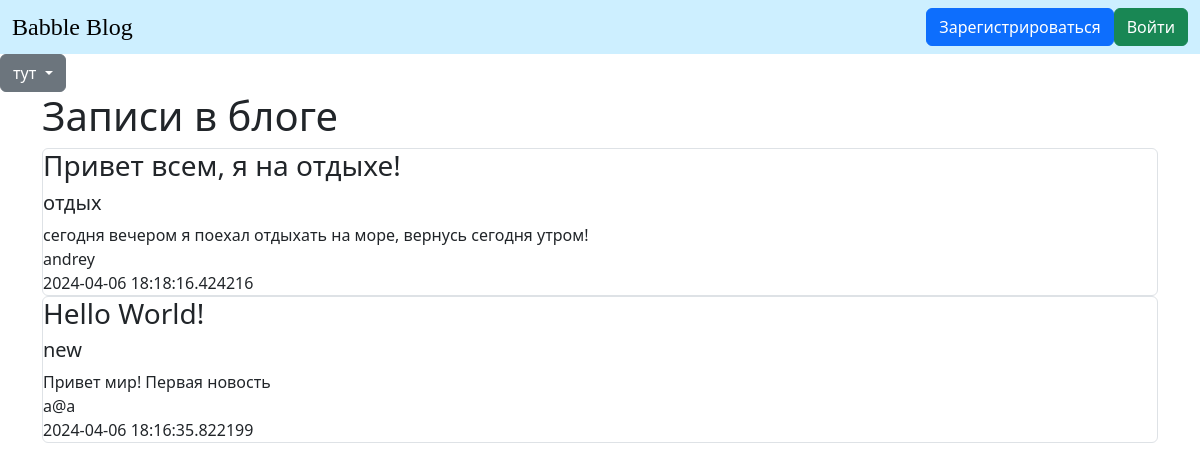
The page / on the database its author committed.
### data/news.py (models this page shows)
class News(SqlAlchemyBase):
    __tablename__ = 'news'
    id = sqlalchemy.Column(sqlalchemy.Integer,
                           primary_key=True, autoincrement=True)
    title = sqlalchemy.Column(sqlalchemy.String, nullable=True)
    category = sqlalchemy.Column(sqlalchemy.String, nullable=True)
    content = sqlalchemy.Column(sqlalchemy.String, nullable=True)
    created_date = sqlalchemy.Column(sqlalchemy.DateTime,
                                     default=datetime.datetime.now)
    is_private = sqlalchemy.Column(sqlalchemy.Boolean, default=True)
    user_id = sqlalchemy.Column(sqlalchemy.Integer,
                                sqlalchemy.ForeignKey("users.id"))
    user = orm.relationship('User')

### data/users.py (models this page shows, shortened)
class User(SqlAlchemyBase, UserMixin):
    __tablename__ = 'users'
    id = sqlalchemy.Column(sqlalchemy.Integer,
                           primary_key=True, autoincrement=True)
    name = sqlalchemy.Column(sqlalchemy.String, nullable=True)
    about = sqlalchemy.Column(sqlalchemy.String, nullable=True)
    email = sqlalchemy.Column(sqlalchemy.String,
                              index=True, unique=True, nullable=True)
    hashed_password = sqlalchemy.Column(sqlalchemy.String, nullable=True)
    created_date = sqlalchemy.Column(sqlalchemy.DateTime,
                                     default=datetime.datetime.now)
    news = orm.relationship("News", back_populates='user')

### main.py (the view)
@app.route("/")
def index():
    db_sess = db_session.create_session()
    if current_user.is_authenticated:
        news = db_sess.query(News).filter(
            (News.user == current_user) | (News.is_private != True))
    else:
        news = db_sess.query(News).filter(News.is_private != True)
    return render_template("index.html", news=news)

### data/db_session.py (called while the page is built)
def create_session() -> Session:
    global __factory
    return __factory()

### templates/index.html (shortened to what this page needs)
{% extends "base.html" %}
{% block content %}
<h1>Записи в блоге</h1>
{% for item in news|reverse %}
<div class="col-md6 border rounded">
    <h3>{{item.title}}</h3>
    <h5>{{item.category}}</h5>
    <div>
        {{item.content}}
    </div>
    <div>
        <div>
            {{item.user.name}}
        </div>
        <div>
            {{item.created_date}}
        </div>
    </div>
</div>
{% endfor %}
{% endblock %}

### templates/base.html (shortened to what this page needs)
<!doctype html>
<html lang="en">
<head>
    <link href="https://cdn.jsdelivr.net/npm/bootstrap@5.3.3/dist/css/bootstrap.min.css" rel="stylesheet"
>
    <link rel="stylesheet" href="\static\css\font.css">
</head>
<body>
<header>
    <nav class="navbar" style="background-color: #CDEFFF;">
        <div class="container-fluid">
            <div class="navbar-header">
                <a class="navbar-brand special-heading" href="/">Babble Blog</a>
            </div>
            <div class="navbar-nav ml-auto">
                <div class="d-flex flex-row">
                    {% if current_user.is_authenticated %}
                    <a class="navbar-brand" href="/logout">{{ current_user.name }}</a>
                    {% else %}
                    <a class="btn btn-primary " href="/register">Зарегистрироваться</a>
                    <a class="btn btn-success" href="/login">Войти</a>
                    {% endif %}
                </div>
            </div>
        </div>
    </nav>
    <div class="dropdown">
        <button class="btn btn-secondary dropdown-toggle" type="button" data-bs-toggle="dropdown"
                aria-expanded="false">
            тут
        </button>
    </div>
</header>
<main role="main" class="container">
    {% block content %}{% endblock %}
</main>
</body>
</html>

### rows shown on the page
News: title "Привет всем, я на отдыхе!", category "отдых", content "сегодня вечером я поехал отдыхать на море, вернусь сегодня утром!", user.name "andrey", created_date "2024-04-06 18:18:16.424216"
News: title "Hello World!", category "new", content "Привет мир! Первая новость", user.name "a@a", created_date "2024-04-06 18:16:35.822199"
